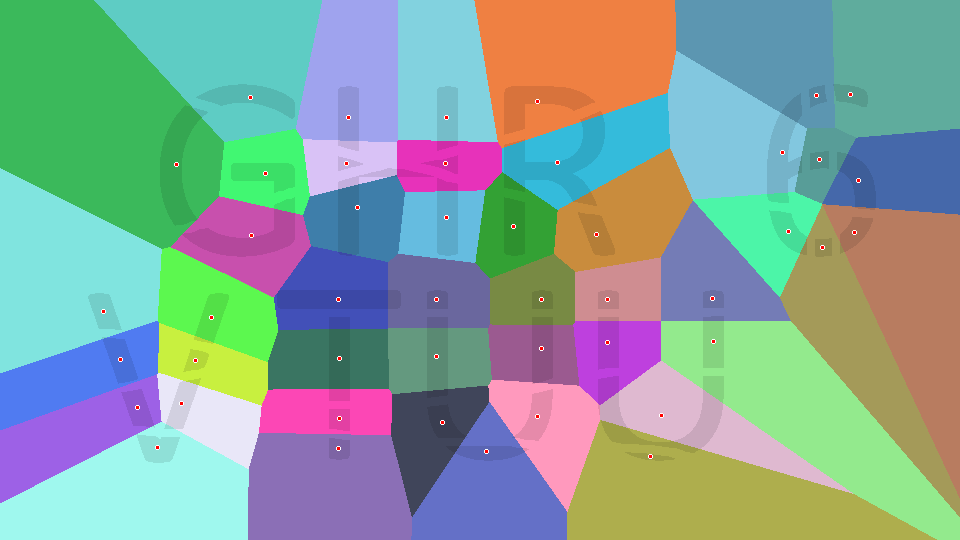

The Python source for this figure:
import math
import random
from PIL import Image, ImageDraw

WIDTH = 960
HEIGHT = 540
BG_COLOR = (255, 255, 255)
CENTROID_RADIUS = 2
POINTS_FILENAME = "points.txt"
OUTPUT_FILENAME = "lab_4.png"

def get_pixels_coords(filename):
    pixel_coords = []
    with open(filename, "r", encoding="utf-8") as file:
        lines = file.readlines()
        for line in lines:
            line = line.strip()
            if line:
                coordinates = line.split()
                pixel_coords.append((int(coordinates[0]), int(coordinates[1])))
    return pixel_coords

def transform_coords_to_image(coords, height):
    img_coords = []
    for x, y in coords:
        img_coords.append((x, height - y))
    return img_coords

def find_connected_components(points):
    points_set = set(points)
    clusters = []
    
    while points_set:
        start_node = points_set.pop()
        current_cluster = [start_node]
        queue = [start_node]
        
        while queue:
            x, y = queue.pop(0)
            
            neighbors = [
                (x+1, y), (x-1, y), (x, y+1), (x, y-1),
                (x+1, y+1), (x-1, y-1), (x+1, y-1), (x-1, y+1)
            ]
            
            for nx, ny in neighbors:
                if (nx, ny) in points_set:
                    points_set.remove((nx, ny))
                    current_cluster.append((nx, ny))
                    queue.append((nx, ny))
        
        clusters.append(current_cluster)
    
    return clusters

def calculate_centroids(clusters):
    centroids = []
    for cluster in clusters:
        sum_x = sum(p[0] for p in cluster)
        sum_y = sum(p[1] for p in cluster)
        n = len(cluster)
        centroids.append((sum_x / n, sum_y / n))
    return centroids

def generate_voronoi_colors(num_colors):
    colors = []
    for _ in range(num_colors):
        colors.append((random.randint(50, 255), random.randint(50, 255), random.randint(50, 255)))
    return colors

def draw_voronoi_diagram(img, centroids):
    pixels = img.load()
    colors = generate_voronoi_colors(len(centroids))
    
    for x in range(WIDTH):
        for y in range(HEIGHT):
            min_dist = float('inf')
            closest_idx = -1
            
            for idx, (cx, cy) in enumerate(centroids):
                dist = (x - cx)**2 + (y - cy)**2
                if dist < min_dist:
                    min_dist = dist
                    closest_idx = idx
            
            if closest_idx != -1:
                pixels[x, y] = colors[closest_idx]

def main():
    print("1. Зчитування датасету...")
    raw_coords = get_pixels_coords(POINTS_FILENAME)
    
    img_coords = transform_coords_to_image(raw_coords, HEIGHT)
    
    print(f"Завантажено {len(img_coords)} точок.")

    print("2. Пошук зв'язаних областей...")
    clusters = find_connected_components(img_coords)
    print(f"Знайдено {len(clusters)} зв'язаних областей.")

    print("3. Обчислення центрів ваги...")
    centroids = calculate_centroids(clusters)

    image = Image.new("RGB", (WIDTH, HEIGHT), BG_COLOR)
    draw = ImageDraw.Draw(image, "RGBA")

    print("4. Побудова діаграми Вороного...")
    draw_voronoi_diagram(image, centroids)

    print("5. Відображення точок датасету (насиченість 10%)...")
    point_color = (0, 0, 0, 25) 
    
    draw.point(img_coords, fill=point_color)

    print("6. Відображення центрів ваги...")
    centroid_color = (255, 0, 0, 255)
    centroid_border = (255, 255, 255, 255)
    
    for cx, cy in centroids:
        x0, y0 = cx - CENTROID_RADIUS, cy - CENTROID_RADIUS
        x1, y1 = cx + CENTROID_RADIUS, cy + CENTROID_RADIUS
        draw.ellipse([x0, y0, x1, y1], fill=centroid_color, outline=centroid_border)

    print(f"7. Збереження результату у {OUTPUT_FILENAME}...")
    image.save(OUTPUT_FILENAME)
    print("Готово!")

if __name__ == "__main__":
    main()
